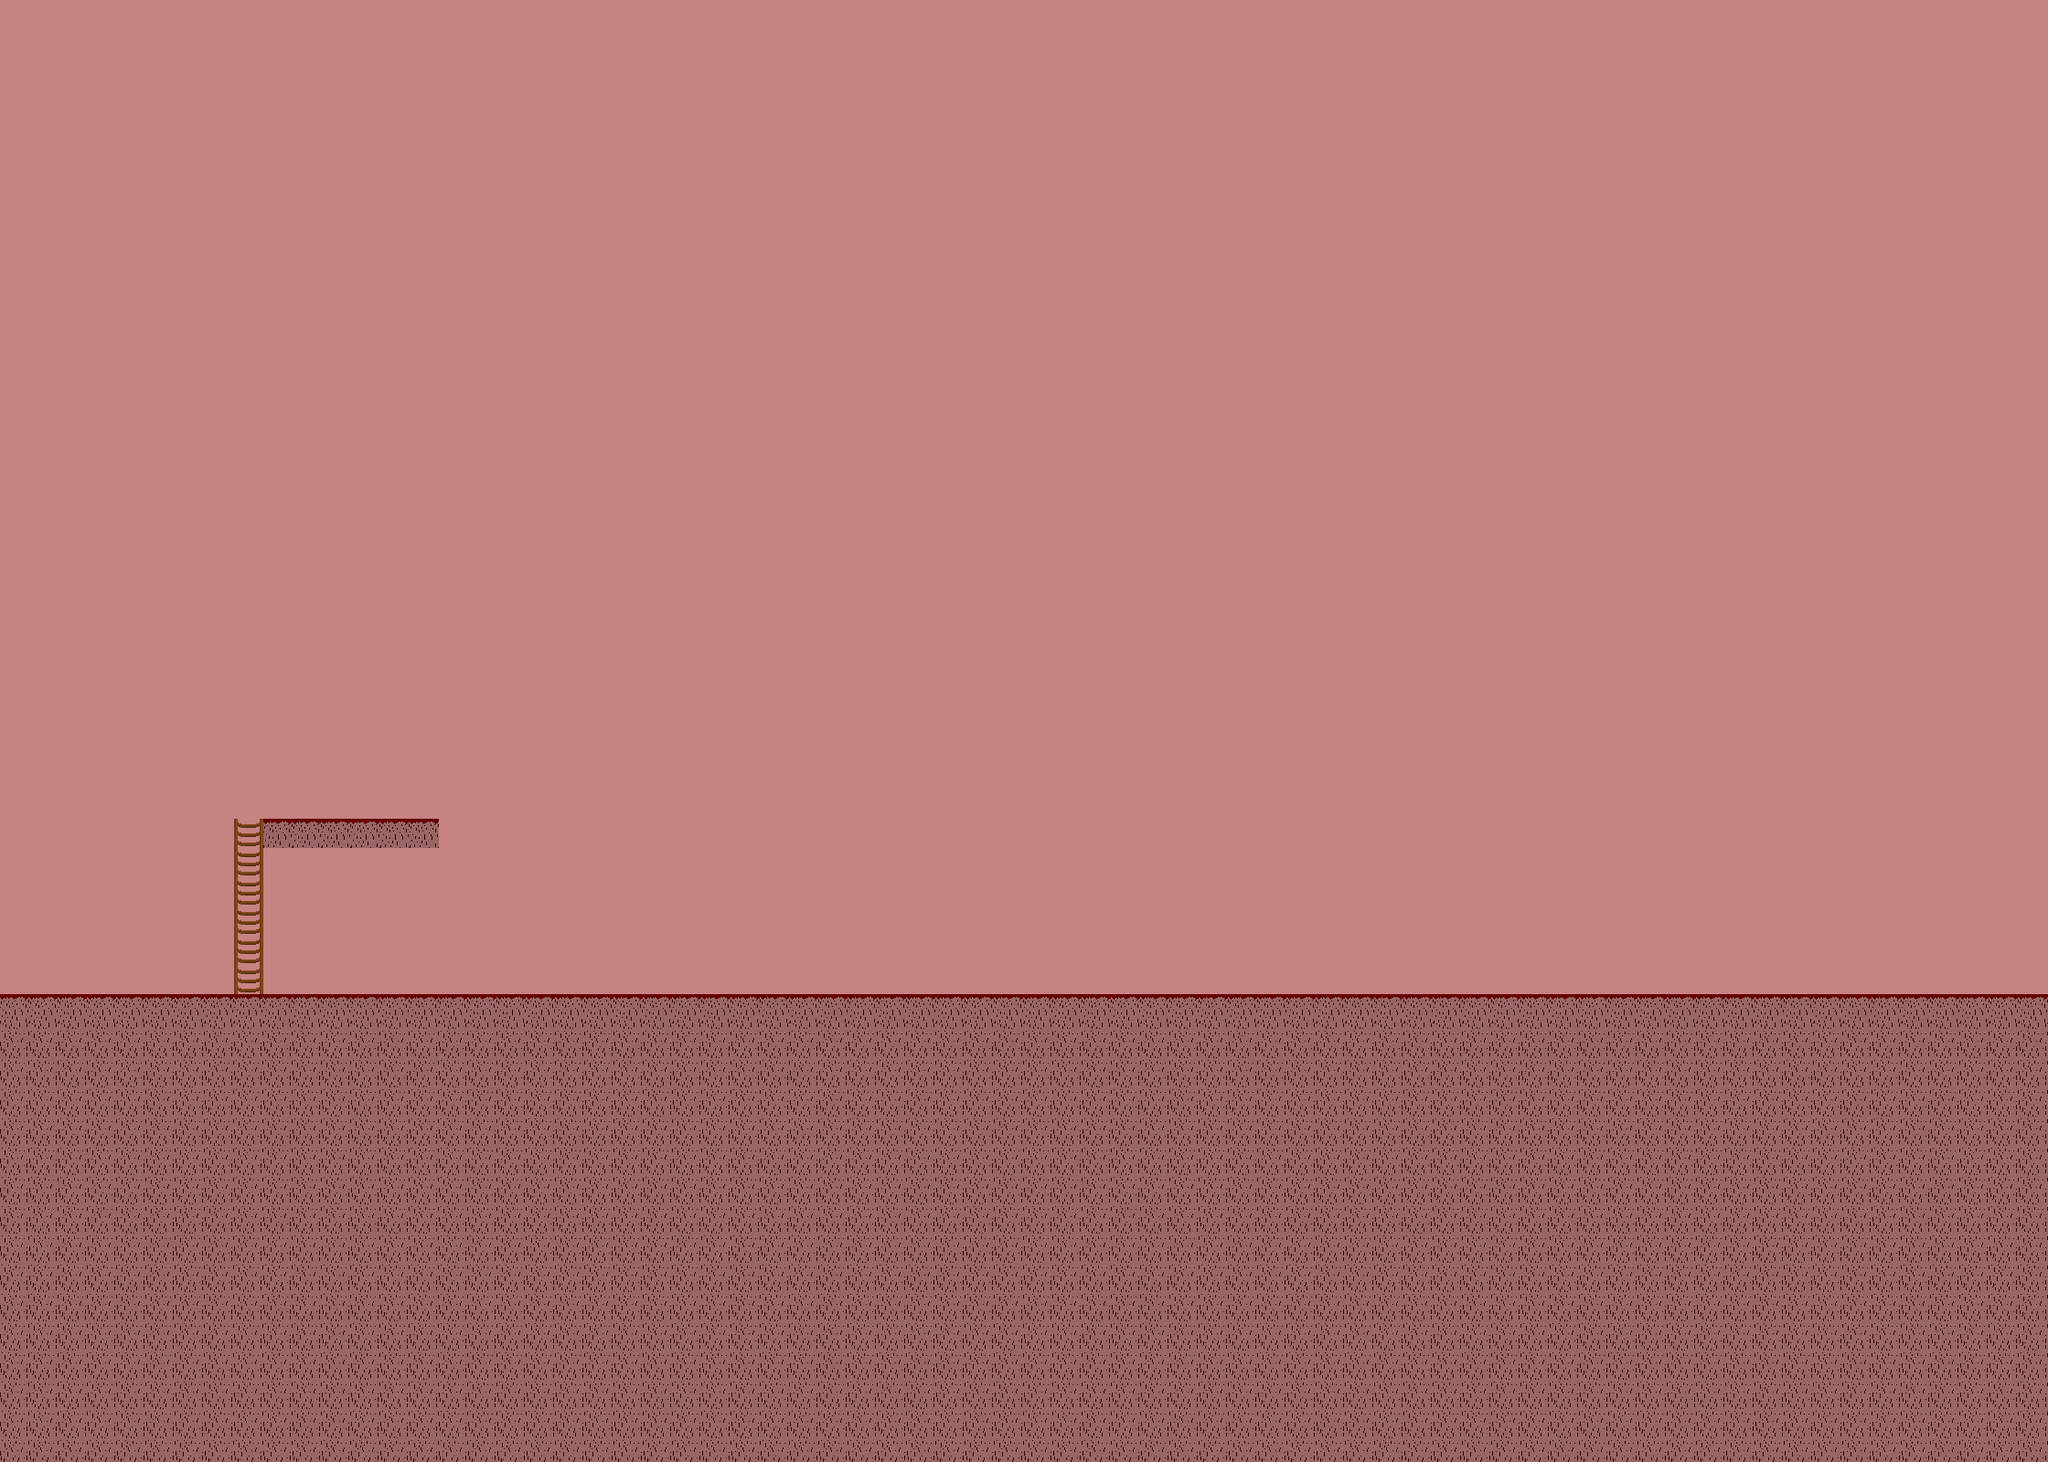

A level layout from a 2D game, rendered from its tile map. Below: a short description, then the map file with tile-grid data replaced by summaries:
An orthogonal 70x50 tile map with 32x32 px tiles, 1 tile layer (Слой тайлов 1).

<map version="1.4" tiledversion="2021.01.13" orientation="orthogonal" renderorder="right-down" width="70" height="50" tilewidth="32" tileheight="32" infinite="0" nextlayerid="2" nextobjectid="1">
 <tileset firstgid="1" source="tile.tsx" />
 <layer id="1" name="Слой тайлов 1" width="70" height="50">
  <data>[3500 cells, 3500 non-empty, 4 distinct tile ids]</data>
 </layer>
</map>
